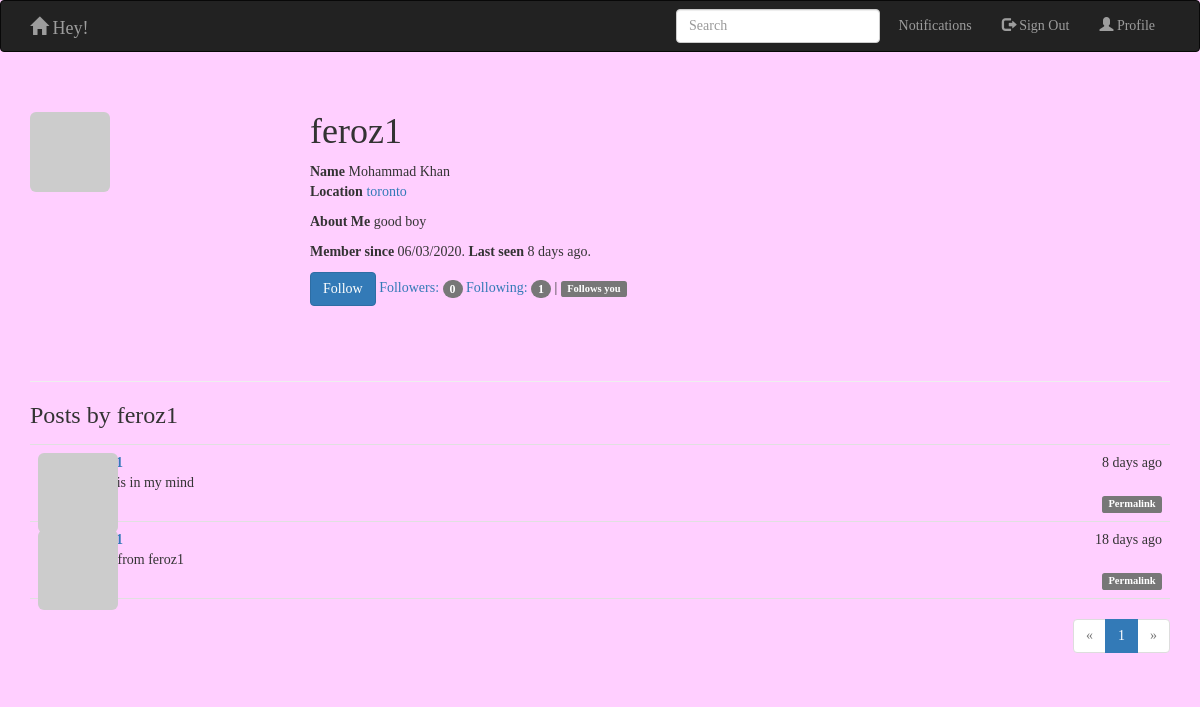
Screenshot of /user/feroz1 (signed in) with the database file from the repository.
### app/models.py (models this page shows, shortened)
class User(UserMixin,db.Model):
    __tablename__ = 'users'
    id = db.Column(db.Integer, primary_key=True)
    email = db.Column(db.String(64), unique=True, index=True)
    username = db.Column(db.String(64), unique=True, index=True)
    password_hash = db.Column(db.String(128))
    role_id = db.Column(db.Integer, db.ForeignKey('roles.id'))
    name = db.Column(db.String(64))
    location = db.Column(db.String(64))
    about_me = db.Column(db.Text())
    member_since = db.Column(db.DateTime(),default=datetime.utcnow)
    last_seen = db.Column(db.DateTime(),default=datetime.utcnow)
    avatar_hash = db.Column(db.String(32))
    posts = db.relationship('Post', backref='author', lazy='dynamic')
    followed = db.relationship('Follow',backref=db.backref('follower',lazy = 'joined'),lazy='dynamic',cascade='all,delete-orphan',foreign_keys=[Follow.follower_id])
    followers = db.relationship('Follow', backref=db.backref('followed', lazy='joined'), lazy='dynamic',
                               cascade='all,delete-orphan', foreign_keys=[Follow.followed_id])
    def gravatar(self, size=100, default='identicon', rating='g'):
        if request.is_secure:
            url = 'https://secure.gravatar.com/avatar'
        else:
            url = 'http://www.gravatar.com/avatar'
        hash = self.avatar_hash or hashlib.md5(self.email.encode('utf-8')).hexdigest()
        return '{url}/{hash}?s={size}&d={default}&r={rating}'.format(
            url=url, hash=hash, size=size, default=default, rating=rating)
    @property
    def password(self):
        raise AttributeError('password is not a readable attribute')
    def ping(self):
        self.last_seen = datetime.utcnow()
        db.session.add(self)
    @login_manager.user_loader
    def load_user(user_id):
        return User.query.get(int(user_id))
    def can(self, permissions):
        return self.role is not None and (self.role.permissions & permissions) == permissions
    def is_administrator(self):
        return self.can(Permission.ADMINISTER)
    def is_following(self, user):
        return self.followed.filter_by(
            followed_id=user.id).first() is not None

class Post(db.Model):
    __tablename__ = 'posts'
    id = db.Column(db.Integer, primary_key=True)
    body = db.Column(db.Text)
    timestamp = db.Column(db.DateTime, index=True, default=datetime.utcnow)
    author_id = db.Column(db.Integer, db.ForeignKey('users.id'))

### app/main/hello.py (the view)
@main.route('/user/<username>')
def user(username):
    user = User.query.filter_by(username=username).first()
    if user is None:
        return render_template('404.html'), 404
    page = request.args.get('page', 1, type=int)
    pagination = user.posts.order_by(Post.timestamp.desc()).paginate(
        page, per_page=current_app.config['FLASKY_POSTS_PER_PAGE'],
        error_out=False)
    posts = pagination.items
    return render_template('user.html', user=user, posts = posts, pagination = pagination)

### app/auth/views.py (called while the page is built)
@auth.before_app_request
def before_request():
    if current_user.is_authenticated:
        current_user.ping()

### app/main/__init__.py (called while the page is built)
@main.app_context_processor
def inject_permissions():
    return dict(Permission=models.Permission)

### app/templates/user.html (shortened to what this page needs)
{% extends "base.html" %}
{% import "_macros.html" as macros %}
{% block page_content %}
<div class="page-header">
    <img class="img-rounded profile-thumbnail" src="{{ user.gravatar(size=256) }}">
    <div class="profile-header">
       <h1> {{ user.username }}</h1>
        {% if user.name or user.location %}
        <p>
            {% if user.name %} <b>Name</b> {{ user.name }} <br>{% endif %}
            {% if user.location %}
            <b>Location</b> <a href="http://maps.google.com/?q={{ user.location }}">{{ user.location }}</a><br>
            {% endif %}
        </p>
        {% endif %}
        {% if user.about_me %}<p> <b>About Me</b> {{ user.about_me }}</p>{% endif %}
        <p> <b>Member since</b> {{ moment(user.member_since).format('L') }}. <b>Last seen</b> {{ moment(user.last_seen).fromNow() }}. </p>
        {% if current_user.can(Permission.FOLLOW) and user != current_user %}
            {% if not current_user.is_following(user) %}
                <a href="{{ url_for('.follow', username=user.username) }}"  class="btn btn-primary">Follow</a>
            {% else %}
                <a href="{{ url_for('.unfollow', username=user.username) }}" class="btn btn-default">Unfollow</a>
            {% endif %}
        {% endif %}
        <a href="{{ url_for('.followers', username=user.username) }}">
            Followers: <span class="badge">{{ user.followers.count() -1 }}</span>
        </a>
        <a href="{{ url_for('.followed', username=user.username) }}">
            Following: <span class="badge">{{ user.followed.count() -1 }}</span>
        </a>
        {% if current_user.is_authenticated and user != current_user and user.is_following(current_user) %}
        | <span class="label label-default">Follows you</span>
        {% endif %}
    </div>
</div>
<h3>Posts by {{ user.username }}</h3>
{% include 'post.html' %}
<div class="pagination">
    {{ macros.pagination_widget(pagination, '.user', username=user.username) }}
</div>
{% endblock %}

### app/templates/post.html (shortened to what this page needs)
<ul class="posts">
    {% for post in posts %}
    <li class="post">
        <div class="post-thumbnail">
            <a href="{{ url_for('.user', username=post.author.username) }}">
                <img class="img-rounded profile-thumbnail" src="{{ post.author.gravatar(size=40) }}">
            </a>
        </div>
        <div class="post-content">
            <div class="post-date">{{ moment(post.timestamp).fromNow() }}</div>
            <div class="post-author"><a href="{{ url_for('.user', username=post.author.username) }}">{{ post.author.username }}</a></div>
            <div class="post-body">
                {% if post.body_html %}
                    {{ post.body_html | safe }}
                {% else %}
                    {{ post.body }}
                {% endif %}
            </div>
            <div class="post-footer">
                <a href="{{ url_for('.post', id=post.id) }}"><span class="label label-default">Permalink</span></a>
            </div>
        </div>
    </li>
    {% endfor %}
</ul>

### app/static/styles.css (style rules this page uses)
.profile-thumbnail { position: absolute; }
* { font-family:Verdana; }
body { background-color: #FFCFFF; }
.profile-header { min-height: 260px; margin-left: 280px; }
ul.posts { list-style-type: none; padding: 0px; margin: 16px 0px 0px 0px; border-top: 1px solid #e0e0e0; }
ul.posts li.post { padding: 8px; border-bottom: 1px solid #e0e0e0; }
div.post-date { float: right; }
div.post-author { font-weight: bold; }
div.post-thumbnail { position: absolute; }
div.post-content { margin-left: 48px; min-height: 48px; }
div.post-footer { text-align: right; }
div.pagination { width: 100%; text-align: right; padding: 0px; margin: 0px; }

### rows the page displays
User: username "feroz1", name "Mohammad Khan", location "toronto", about_me "good boy", member_since "06/03/2020", last_seen "8 days ago"
Post: timestamp "8 days ago", body "what is in my mind"
Post: timestamp "18 days ago", body "hello from feroz1"

### other values shown
{{ user.followers.count() -1 }} "0"
{{ user.followed.count() -1 }} "1"
{{ p }} "1"
